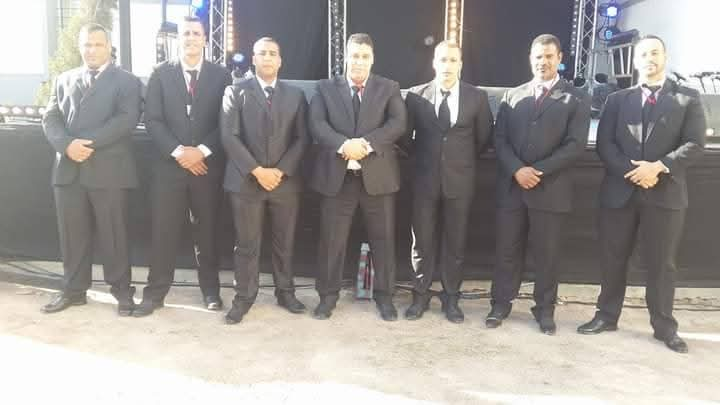
#> input picture sources/images/terrain/equipe-evenement-original.jpg, 720 x 405 px
$ python -i retouche-agents-entree.py   (imports and definitions only)
#> lines starting #> are read from the running program, lines starting #| are printed output that depends on the picture; after the words box and inside, x2 and y2 are one past the last pixel; in counts of white or black regions, pixels touching at a corner belong together
#> further down, picture is the input picture: shape (405, 720, 3); mean B, G, R 146.7, 149.4, 153.6
"""Retouche de la photo « deux agents a l'entree d'une salle » (photo d'un tirage papier, avec reflet).

Etapes : retrait du voile de reflet, tonalite douce, flou du visage du passant a l'arriere-plan,
cadrage 3:2 a mi-cuisse, nettete legere. Rien n'est genere.
  Modele du reflet : image observee = image reelle + voile. Le voile couvre l'image sauf une zone centrale.
  On mesure l'ecart entre le noir voile et le noir sans voile, puis on le retire la ou il se trouve,
  sur les tons sombres et moyens seulement. Chemises, mains et decor clair ne sont pas modifies ;
  sur les deux visages, la peau n'est pas touchee.
Cadrage de depart, tonalite et flou repris du script propose par ChatGPT ; retrait du reflet ajoute ensuite,
puis corrige apres une relecture independante (cadrage resserre, visages, teinte unique des costumes).

Utilisation : python retouche-agents-entree.py original.jpg sortie.jpg
L'original n'est pas dans le depot (un passant y est reconnaissable) : voir sources/LISEZMOI.md.
Le resultat est identique a sources/fiche-google/agents-entree-salle.jpg.
"""
import argparse
from pathlib import Path
import cv2
import numpy as np
from PIL import Image, ImageOps, ImageFilter

# [2 lines not run here, left out]
FACE = (0.471, 0.324, 0.019, 0.045)                 # visage du passant : centre x/y, rayons x/y
CROP1 = (0.19608, 0.065, 0.81048, 0.79316)          # cadrage 3:2 a mi-cuisse (le bas garde des traces du reflet)
TETES = [(0.385, 0.176, 0.034, 0.076), (0.585, 0.178, 0.040, 0.083)]   # visages des agents : centre x/y, rayons x/y
COSTUMES = (0.26, 0.10, 0.73, 1.0)                  # zone des deux agents (retrait de la couture du reflet)
EPAULES = 0.225                                     # au-dessus : tetes et decor, jamais du costume
LUM = np.array([0.114, 0.587, 0.299], np.float32)   # poids B, V, R


def read(path):
    with Image.open(path) as im:
        return ImageOps.exif_transpose(im).convert("RGB")


def crop(im, box):
    w, h = im.size
    return im.crop(tuple(round(v * d) for v, d in zip(box, (w, h, w, h))))


def resize_width(im, width):
    return im.resize((width, round(im.height * width / im.width)), Image.Resampling.LANCZOS)


def tone(im, gains=(1, 1, 1), exposure=1.0, saturation=1.0):
    a = np.asarray(im, dtype=np.float32) / 255.0
    a *= np.array(gains, dtype=np.float32) * exposure
    a = np.clip(a, 0, 1)
    a = np.interp(a, [0, .08, .25, .50, .75, .92, 1], [0, .065, .225, .495, .760, .920, 1]).astype(np.float32)
    lum = np.sum(a * np.array([.2126, .7152, .0722]), axis=2)
    a = lum[..., None] + saturation * (a - lum[..., None])
    return Image.fromarray(np.uint8(np.rint(np.clip(a, 0, 1) * 255)))


def blur_face(im):
    w, h = im.size
    cx, cy, rx, ry = FACE
    yy, xx = np.mgrid[0:h, 0:w].astype(np.float32)
    r = np.sqrt(((xx / w - cx) / rx) ** 2 + ((yy / h - cy) / ry) ** 2)
    mask = np.clip((1 - r) / .2, 0, 1)[..., None]
    a = np.asarray(im, dtype=np.float32)
    b = cv2.GaussianBlur(a, (0, 0), sigmaX=.008 * w, sigmaY=.008 * w, borderType=cv2.BORDER_REFLECT_101)
    return Image.fromarray(np.uint8(np.rint(a * (1 - mask) + b * mask)))


def save(im, path):
    im = im.filter(ImageFilter.UnsharpMask(radius=1, percent=30, threshold=3))
    im.save(path, "JPEG", quality=92, subsampling=0, optimize=True)
    print(f"{path.name}: {im.width} x {im.height}")


def smoothstep(x, a, b):
    t = np.clip((x - a) / (b - a), 0, 1)
    return t * t * (3 - 2 * t)


def masque_tetes(h, w):
    """1 sur les visages et les cheveux des deux agents, 0 ailleurs, raccord progressif."""
    yy, xx = np.mgrid[0:h, 0:w].astype(np.float32)
    m = np.zeros((h, w), np.float32)
    for cx, cy, rx, ry in TETES:
        r = np.sqrt(((xx / w - cx) / rx) ** 2 + ((yy / h - cy) / ry) ** 2)
        m = np.maximum(m, 1 - smoothstep(r, 1.0, 1.3))
    return m


def retirer_voile(im):
    """im : tableau BGR float32. Retourne l'image sans l'ecart de voile et la carte du voile (0 a 1)."""
    lum = im @ LUM
    chroma = im.max(axis=2) - im.min(axis=2)
    moy = cv2.blur(lum, (7, 7))
    std = np.sqrt(np.maximum(cv2.blur(lum * lum, (7, 7)) - moy * moy, 0))
    sans = lum < 59                                                      # sombre sans voile : certain
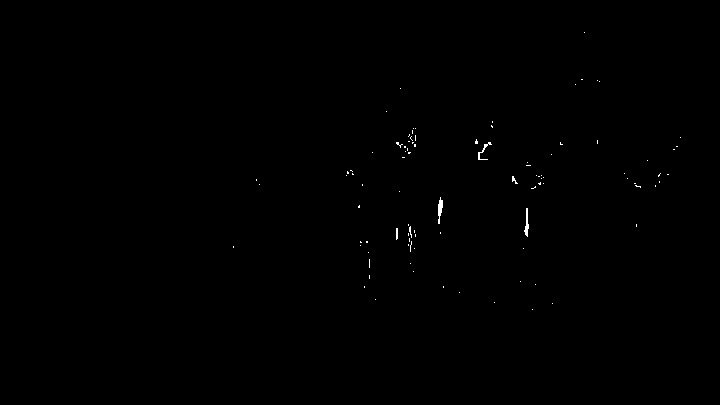
#> sans: shape (405, 720) bool; 0.18% white in thin lines or dots, all inside (x1, y1, x2, y2) = (233, 32, 681, 310)
    noir_voile = (chroma < 34) & (lum >= 64) & (lum <= 108) & (std < 5)  # noir sous le voile : gris plat
#> noir_voile: shape (405, 720) bool; 26.3% white; 146 white regions (107 under 20 px), largest, box (x1, y1, x2, y2) and area: (400, 98, 720, 337) 34857, (120, 96, 234, 295) 11372, (291, 142, 393, 294) 6880
    rouge = (im[..., 2] - im[..., 1] > 40) & (im[..., 2] - im[..., 0] > 40)
#> rouge: shape (405, 720) bool; 0.19% white; 5 white regions (3 under 20 px), largest, box (x1, y1, x2, y2) and area: (600, 0, 623, 23) 307, (196, 0, 210, 23) 214
    tapis_voile = rouge & (lum >= 72) & (lum <= 125) & (std < 6)         # tapis rouge sous le voile
#> tapis_voile: shape (405, 720) bool; every value is 0
    voile = noir_voile | tapis_voile
    v0 = cv2.GaussianBlur(sans.astype(np.float32), (0, 0), 14)
    v1 = cv2.GaussianBlur(voile.astype(np.float32), (0, 0), 14)
    carte = smoothstep(v1 / (v1 + v0 + 1e-3), 0.35, 0.65)
    carte = np.where(voile, 1.0, np.where(sans, 0.0, carte)).astype(np.float32)
    carte = cv2.GaussianBlur(carte, (0, 0), 1.2)
    tetes = masque_tetes(*lum.shape)
    # Ecart de voile, mesure par matiere (noir des costumes, rouge du tapis) : zone voilee moins zone sans voile,
    # du plus large au plus local, pour etre exact a la limite.
    def ecart_local(voilee, non_voilee):
        m1 = voilee.astype(np.float32)
        m0 = non_voilee.astype(np.float32)
        e = np.broadcast_to(np.median(im[voilee], axis=0) - np.median(im[non_voilee], axis=0), im.shape)
        e = e.astype(np.float32).copy()
        for sigma, a, b in [(70, 0.02, 0.10), (28, 0.04, 0.16), (10, 0.06, 0.22)]:
            p1 = cv2.GaussianBlur(m1, (0, 0), sigma)
            p0 = cv2.GaussianBlur(m0, (0, 0), sigma)
            moy1 = cv2.GaussianBlur(im * m1[..., None], (0, 0), sigma) / np.maximum(p1, 1e-4)[..., None]
            moy0 = cv2.GaussianBlur(im * m0[..., None], (0, 0), sigma) / np.maximum(p0, 1e-4)[..., None]
            confiance = smoothstep(np.minimum(p1, p0), a, b)[..., None]
            e = confiance * (moy1 - moy0) + (1 - confiance) * e
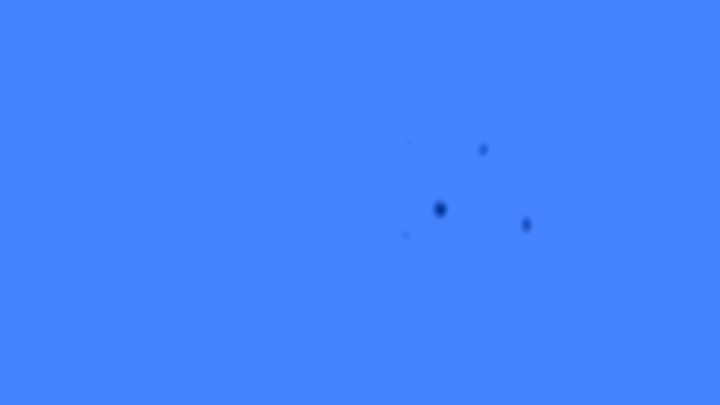
#> e: shape (405, 720, 3) float32; mean R, G, B 30, 31, 33; drawn with min black and max white
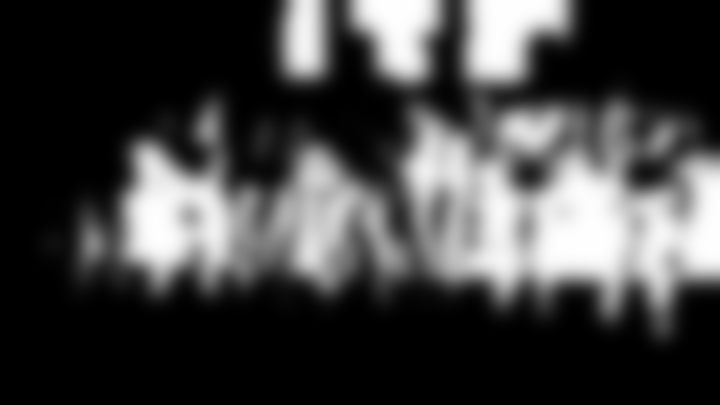
#> p1: shape (405, 720) float32; min 0, max 1, mean 0.263
        return cv2.GaussianBlur(np.clip(e, 0, 75), (0, 0), 4)
#> returned value: shape (405, 720, 3) float32

    ecart_noir = ecart_local(noir_voile, sans & (chroma < 34))
    ecart_rouge = ecart_local(tapis_voile, sans & rouge)
#> in ecart_local (call 2), `m1 = voilee.astype(np.float32)`: m1: shape (405, 720) float32; every value is 0
#> in ecart_local (call 2), `e = np.broadcast_to(np.median(im[voilee], axis=0) - np.median(im[non_v..`: e: shape (405, 720, 3) float32; every value is NaN or infinite
    part_rouge = cv2.GaussianBlur(smoothstep(im[..., 2] - im[..., 1], 25, 50), (0, 0), 1.5)[..., None]
    ecart = part_rouge * ecart_rouge + (1 - part_rouge) * ecart_noir
    # Tons clairs (chemises, mains, decor clair) : non modifies. Sur les deux visages, la protection commence
    # plus bas : la peau n'est pas touchee, seuls les noirs (cheveux, decor sombre derriere la tete) sont corriges.
    protege = (1 - tetes) * (1 - smoothstep(lum, 104, 160)) + tetes * (1 - smoothstep(lum, 92, 118))
#> in smoothstep (call 12), `return t * t * (3 - 2 * t)`:
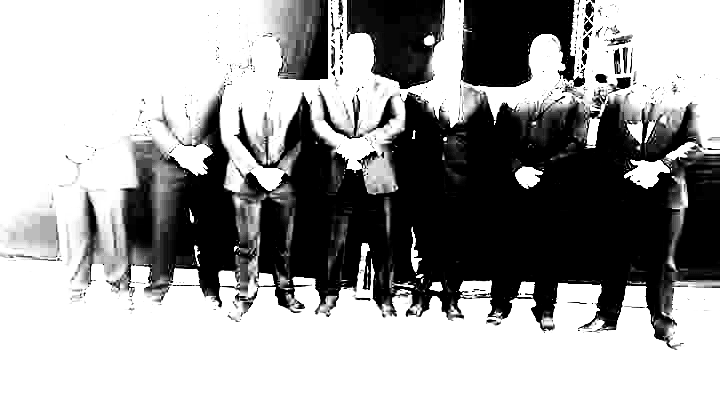
#> returned value: shape (405, 720) float32; min 0, max 1, mean 0.623
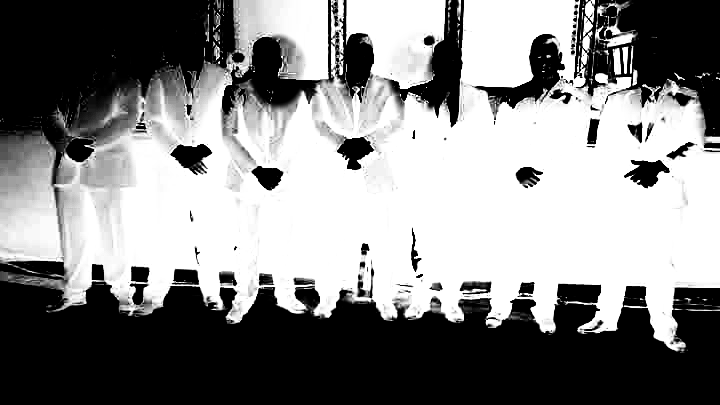
#> protege: shape (405, 720) float32; min 0, max 1, mean 0.526
    out = np.clip(im - ecart * (carte * protege)[..., None], 0, 255)
    # Couture : sur une bande etroite autour de la limite du voile, filtre median (tons sombres, zone des agents).
    h, w = lum.shape
#> h = 405; w = 720
    x0, y0, x1, y1 = COSTUMES
    zone = np.zeros((h, w), np.float32)
    zone[int(max(y0, 0.30) * h):int(y1 * h), int(x0 * w):int(x1 * w)] = 1
    bord = cv2.morphologyEx((carte > 0.5).astype(np.uint8), cv2.MORPH_GRADIENT, np.ones((3, 3), np.uint8))
#> bord: shape (405, 720); values 0 (black) and 1 (white), 1.3% white in thin lines or dots
    bande = cv2.GaussianBlur(cv2.dilate(bord, np.ones((9, 9), np.uint8)).astype(np.float32), (0, 0), 2)
    bande = (bande * zone * (1 - smoothstep(out @ LUM, 80, 115)))[..., None]
#> in smoothstep (call 13), `t = np.clip((x - a) / (b - a), 0, 1)`: t: shape (405, 720) float32; every value is NaN or infinite
    mediane = cv2.medianBlur(np.uint8(np.rint(out)), 11).astype(np.float32)
    return out * (1 - bande) + mediane * bande, carte


def unifier_costumes(im, carte):
    """Efface les taches et les coutures du reflet sur les costumes ; teinte unique, mesuree hors reflet."""
    h, w = im.shape[:2]
#> h = 405; w = 720
    lum = im @ LUM
    chroma = im.max(axis=2) - im.min(axis=2)
#> chroma: shape (405, 720) float32; every value is NaN or infinite
    x0, y0, x1, y1 = COSTUMES
    zone = np.zeros((h, w), np.uint8)
    zone[int(max(y0, EPAULES) * h):int(y1 * h), int(x0 * w):int(x1 * w)] = 1   # pas le plafond sombre entre les tetes
    hors_tetes = masque_tetes(h, w) < 0.02
#> call 2 of masque_tetes, with h = 405, w = 720
#> after the loop in masque_tetes (call 2), `for cx, cy, rx, ry in TETES:`:
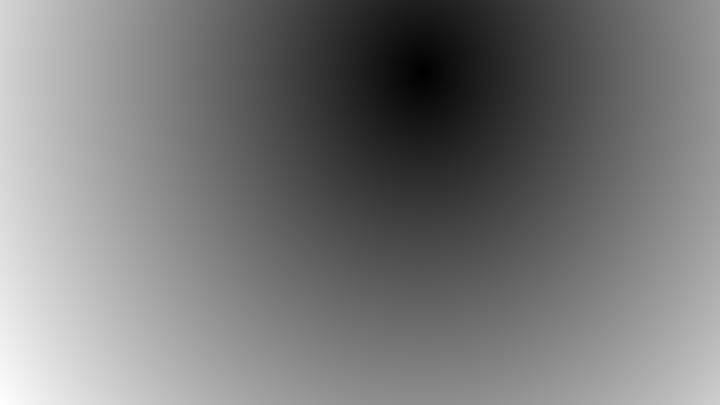
#> r: shape (405, 720) float32; min 0.00744, max 17.65, mean 8.39; drawn with min black and max white
    noir = (lum < 74) & (chroma < 32) & (zone > 0) & hors_tetes      # noir neutre : le tapis rouge n'en fait pas partie
    s = cv2.morphologyEx(noir.astype(np.uint8), cv2.MORPH_OPEN, np.ones((5, 5), np.uint8))
    # Fermeture : englobe les coutures et les marbrures etroites restees hors du masque (tons sombres seulement).
    ferme = cv2.morphologyEx(s, cv2.MORPH_CLOSE, cv2.getStructuringElement(cv2.MORPH_ELLIPSE, (15, 15)))
    s = (ferme.astype(bool) & (lum < 105) & (im[..., 2] - im[..., 1] < 25) & (zone > 0) & hors_tetes).astype(np.uint8)
    n, etiquettes, stats, _ = cv2.connectedComponentsWithStats(s, 8)
#> n = 1; stats = [[0, 0, 720, 405, 291600]]
    grand = np.zeros_like(s)
    for i in range(1, n):
        if stats[i, cv2.CC_STAT_AREA] > 0.004 * h * w:
            grand[etiquettes == i] = 1
    s = grand.astype(np.float32)
    doux = cv2.GaussianBlur(s, (0, 0), 1.5)

    def lisse(v, sigma):
        return cv2.GaussianBlur(v * s, (0, 0), sigma) / np.maximum(cv2.GaussianBlur(s, (0, 0), sigma), 1e-3)

    # Sur les coutures (limite du voile), le detail est coupe : il ne contient que la trace du reflet.
    bord = cv2.morphologyEx((carte > 0.5).astype(np.uint8), cv2.MORPH_GRADIENT, np.ones((3, 3), np.uint8))
    couture = cv2.GaussianBlur(cv2.dilate(bord, np.ones((13, 13), np.uint8)).astype(np.float32), (0, 0), 3)
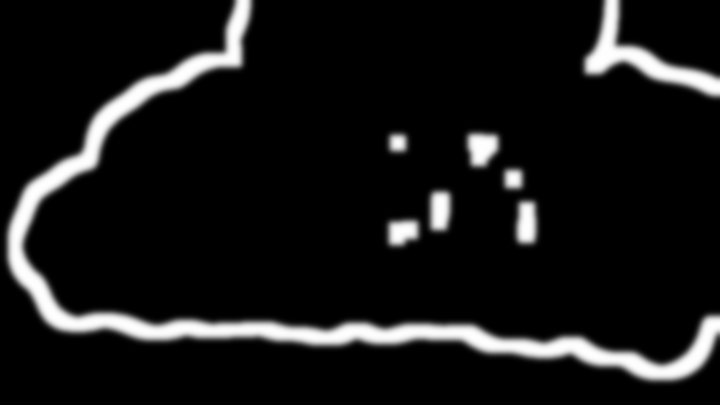
#> couture: shape (405, 720) float32; min 0, max 1, mean 0.0916
    cible = 0.5 * lisse(lum, 140) + 0.5 * float(np.median(lum[s > 0]))
    lum2 = cible + 0.75 * (1 - couture) * (lum - lisse(lum, 7))
    # Teinte unique : celle du costume la ou il n'y a jamais eu de reflet (mediane mesuree, rien d'invente).
    reference = np.median(im[(s > 0) & noir & (carte < 0.05)], axis=0)
#> reference = [nan, nan, nan]
    teinte = reference / float(reference @ LUM)
#> teinte = [nan, nan, nan]
    couleur = lum2[..., None] * teinte
    return np.clip(im * (1 - doux[..., None]) + couleur * doux[..., None], 0, 255)


def sans_reflet(im):
    bgr = np.asarray(im, dtype=np.float32)[..., ::-1].copy()
    bgr, carte = retirer_voile(bgr)
    bgr = unifier_costumes(bgr, carte)
    return Image.fromarray(np.uint8(np.rint(bgr[..., ::-1])))
#> returned value: PIL image 720x405 RGB; every value is 0


def main():
    parser = argparse.ArgumentParser()
    parser.add_argument("entree", type=Path)
    parser.add_argument("sortie", type=Path)
    args = parser.parse_args()
    p1 = sans_reflet(read(args.entree))
    p1 = tone(p1, gains=(1.008, 1.000, .990), saturation=1.02)
    p1 = crop(blur_face(p1), CROP1)
    save(resize_width(p1, 1228), args.sortie)


# [2 lines not run here, left out]

>>> import cv2
>>> picture = cv2.imread('equipe-evenement-original.jpg')
>>> result = sans_reflet(picture)
